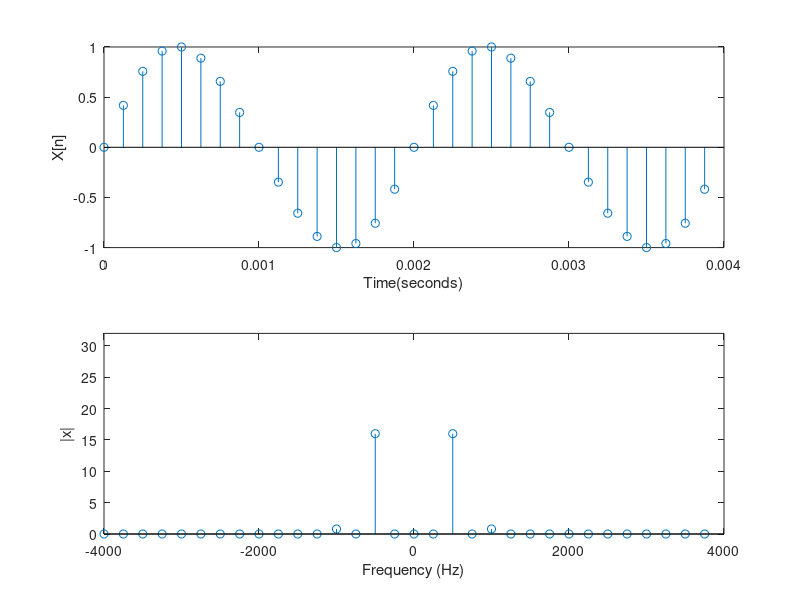

The MATLAB script that drew this image:
clc
close all;
clear all;

f1 = 500;
f2 = 1000;
fs = 8000;
ts = 1/fs;
t = (0:4*fs/f2-1)*ts;
x = sin(2*pi*f1*t)+ 0.05*sin(2*pi*f2*t);
f = (0:length(t)-1)/(length(t)*ts)-1/(2*ts);
figure(1)
subplot(211),
stem(t,x),xlabel('Time(seconds)'),ylabel('X[n]')
subplot(212),stem(f,abs(fftshift(fft(x)))),xlabel('Frequency (Hz)'),ylabel('|x|')
axis([-4000,4000,0,32]);
